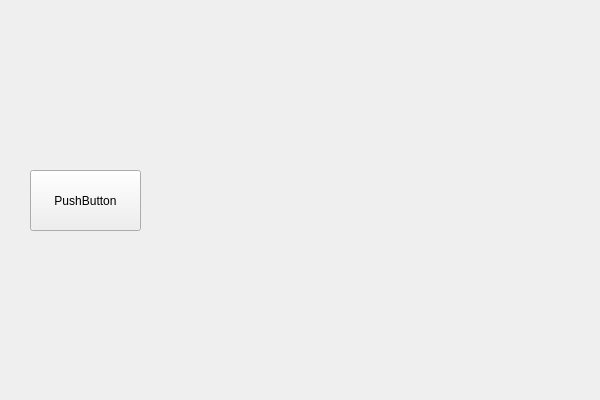
<?xml version="1.0" encoding="UTF-8"?>
<ui version="4.0">
 <class>QtWidgetsSimulationClass</class>
 <widget class="QWidget" name="QtWidgetsSimulationClass">
  <property name="geometry">
   <rect>
    <x>0</x>
    <y>0</y>
    <width>600</width>
    <height>400</height>
   </rect>
  </property>
  <property name="windowTitle">
   <string>QtWidgetsSimulation</string>
  </property>
  <widget class="QPushButton" name="pushButton">
   <property name="geometry">
    <rect>
     <x>30</x>
     <y>170</y>
     <width>111</width>
     <height>61</height>
    </rect>
   </property>
   <property name="text">
    <string>PushButton</string>
   </property>
  </widget>
 </widget>
 <layoutdefault spacing="6" margin="11"/>
 <resources/>
 <connections/>
</ui>
